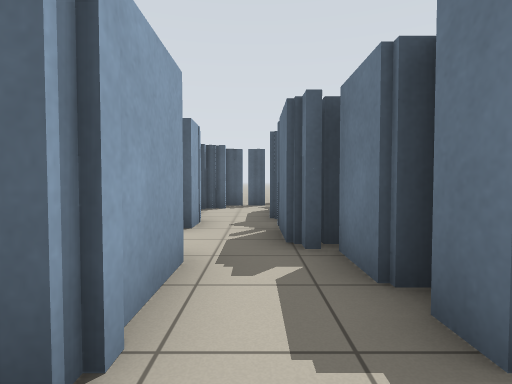
[1] (above)

17 first-person views from a walk through a Stage world. The camera is 0.86 m above the floor, tilts 2° down and sees 80° across. Floor lines are 1 m apart. The floor is counted in squares, 1 m on a side. Each view is taken from the middle of a square. On the plan, view 1 faces up. The plan holds only what a view shows up to about 11 squares ahead; the rest is blank. The robots in the file are not drawn.

[2]
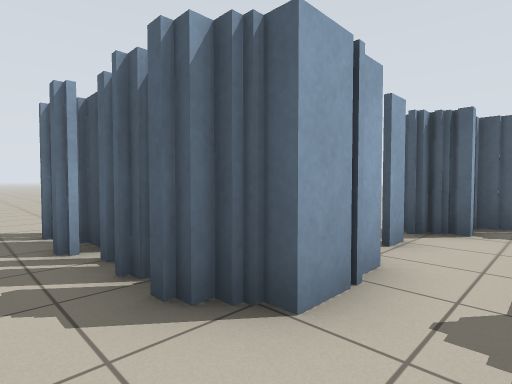

[3]
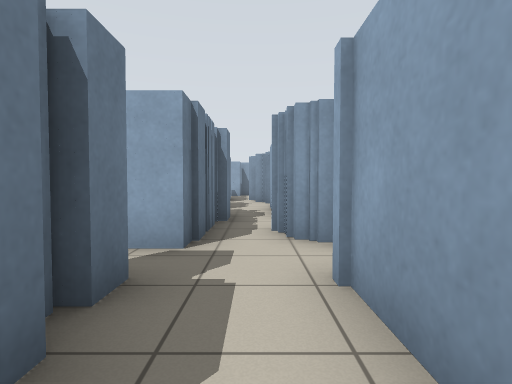

[4]
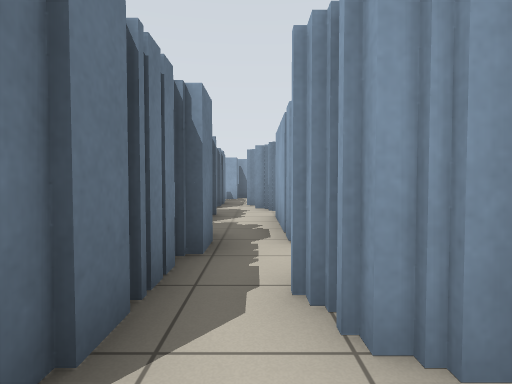

[5]
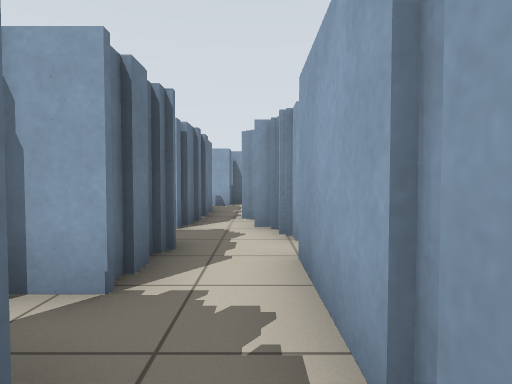

[6]
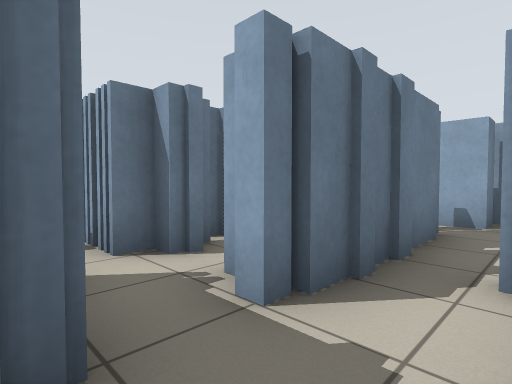

[7]
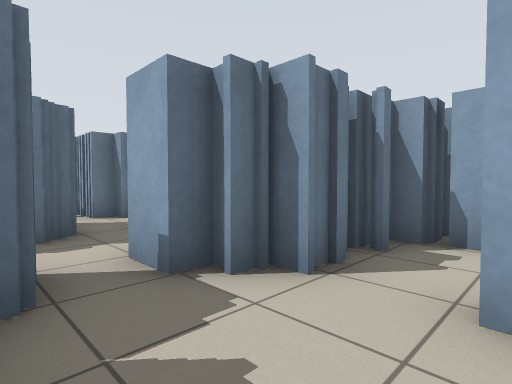

[8]
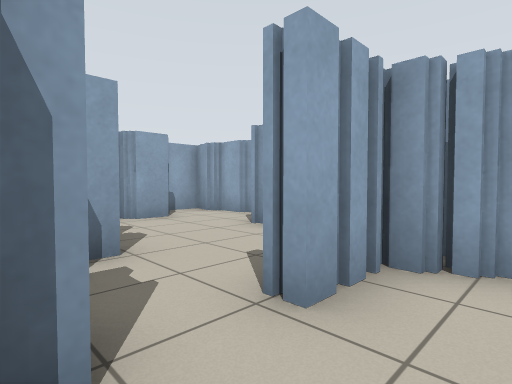

[9]
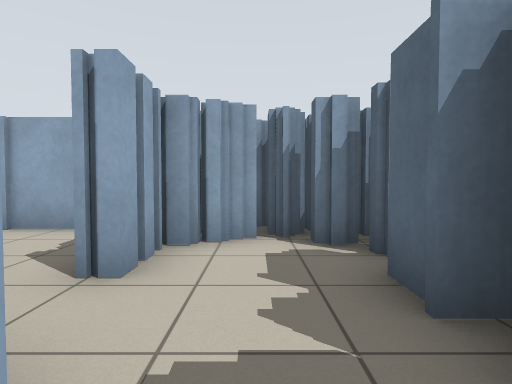

[10]
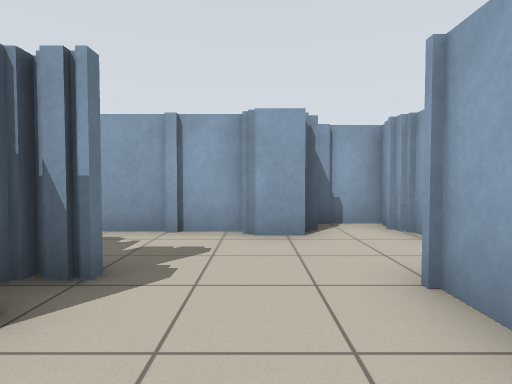

[11]
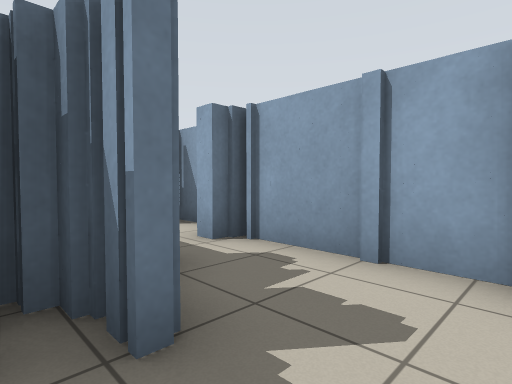

[12]
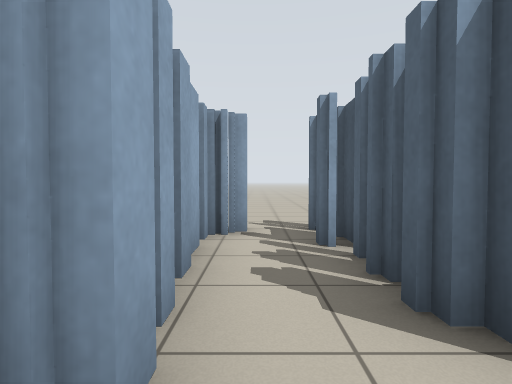

[13]
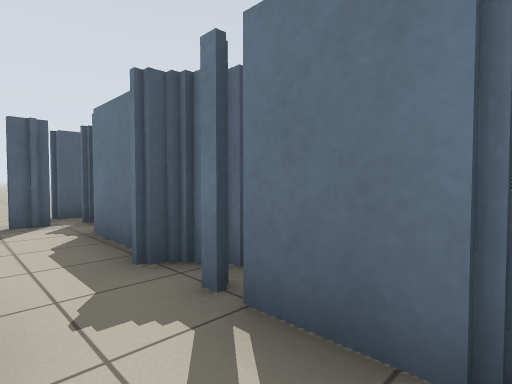

[14]
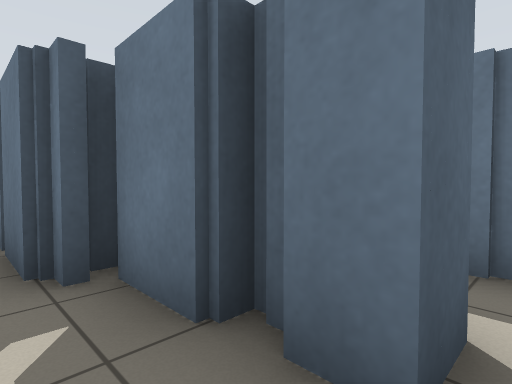

[15]
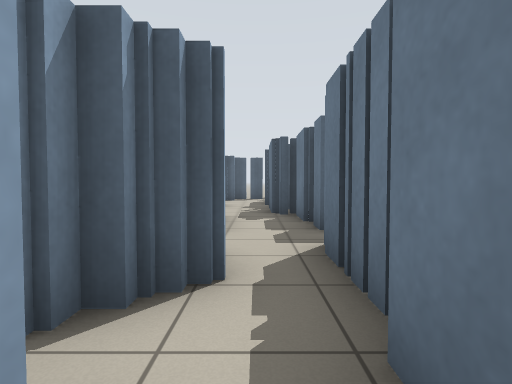

[16]
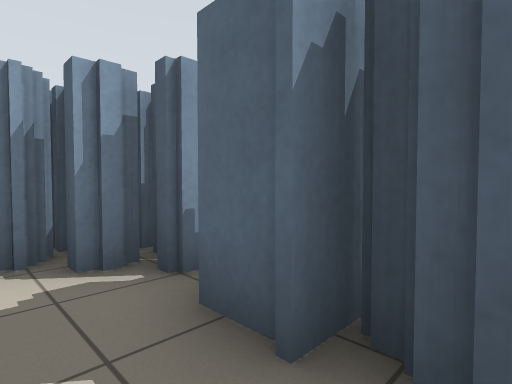

[17]
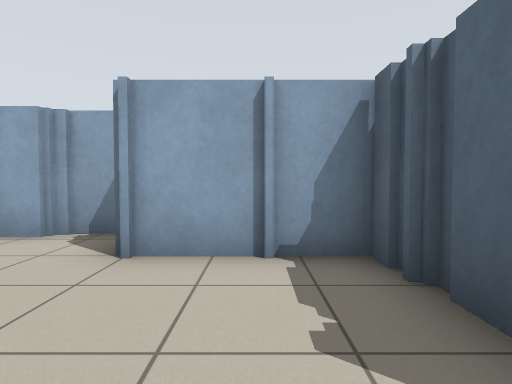

### Floor plan
Ten units are one square. View 1 is at (0, 0); x grows to the right and y downward. Boxes are objects, and circles mark ways between rooms. Rooms are numbered by the first view taken in them; rooms with no view inside come last. Other rooms are left out.
<svg viewBox="-85 -114 126 271">
<path fill="none" stroke="#000" d="M-5 34 -5 65M6 35 6 26M8 21 8 11M-12 20 -12 24M8 10 8 -1 18 -1M11 71 11 53M-5 74 -5 85M-5 4 -5 18M13 75 13 70M-4 88 1 88M12 88 22 88M20 -13 11 -13M31 88 36 88 36 83M13 -24 11 -24M-12 -65 -12 -54 -19 -54M-12 -71 -12 -66M-18 -51 -22 -51M8 -70 2 -70M4 -41 4 -56M6 -78 6 -98M-14 -35 -8 -35 -8 -11M-16 -86 -16 -80M6 -38 6 -42M-39 -49 -44 -49M-41 -54 -48 -54M-9 -97 -16 -97 -16 -92M-41 -33 -26 -33M11 -24 11 -38M-48 -36 -48 -33 -44 -33M13 -19 13 -24M4 -109 -11 -109M11 -13 11 -19M-29 58 -39 58M-19 78 -15 78M-23 83 -19 83M-15 74 -5 74M-24 55 -29 55M-44 55 -52 55 -52 62M-55 69 -55 75M-52 83 -37 83M-55 78 -50 78M-58 62 -58 69M-35 106 -22 106M-36 120 -36 116 -25 116M-29 111 -29 106M-23 101 -23 92M-46 86 -65 86 -65 116M-23 91 -23 83M-37 83 -37 86M-49 142 -15 142M-59 138 -49 138M-19 83 -19 78M-15 138 -9 138M-15 78 -15 74M-80 122 -80 132M-77 131 -77 142M-75 141 -75 152 -61 152M13 122 13 110M2 146 11 146M8 145 8 138"/>
<circle cx="0" cy="-25" r="3" fill="#2a7"/>
<circle cx="-15" cy="70" r="3" fill="#2a7"/>
<circle cx="-30" cy="80" r="3" fill="#2a7"/>
<text x="0" y="40">1</text>
<text x="-10" y="-60">2</text>
<text x="-30" y="70">3</text>
<text x="-40" y="110">4</text>
</svg>
Room 1 opens to room 2. Room 1 opens to room 3. Room 3 opens to room 4.

Where each view was taken, in squares from view 1:
view 1: 0 up, 0 right, facing up
view 2: 4 up, 0 right, facing up-left
view 3: 4 up, 0 right, facing down
view 4: 1 up, 0 right, facing down
view 5: 3 down, 0 right, facing down
view 6: 7 down, 0 right, facing down-right
view 7: 6 down, 4 left, facing down-right
view 8: 7 down, 2 left, facing down-left
view 9: 7 down, 1 left, facing left
view 10: 9 down, 5 left, facing down
view 11: 11 down, 5 left, facing down-right
view 12: 4 up, 0 right, facing left
view 13: 4 up, 1 left, facing up-right
view 14: 1 up, 0 right, facing up-right
view 15: 4 down, 0 right, facing up
view 16: 7 down, 2 left, facing up-left
view 17: 10 down, 3 left, facing left
